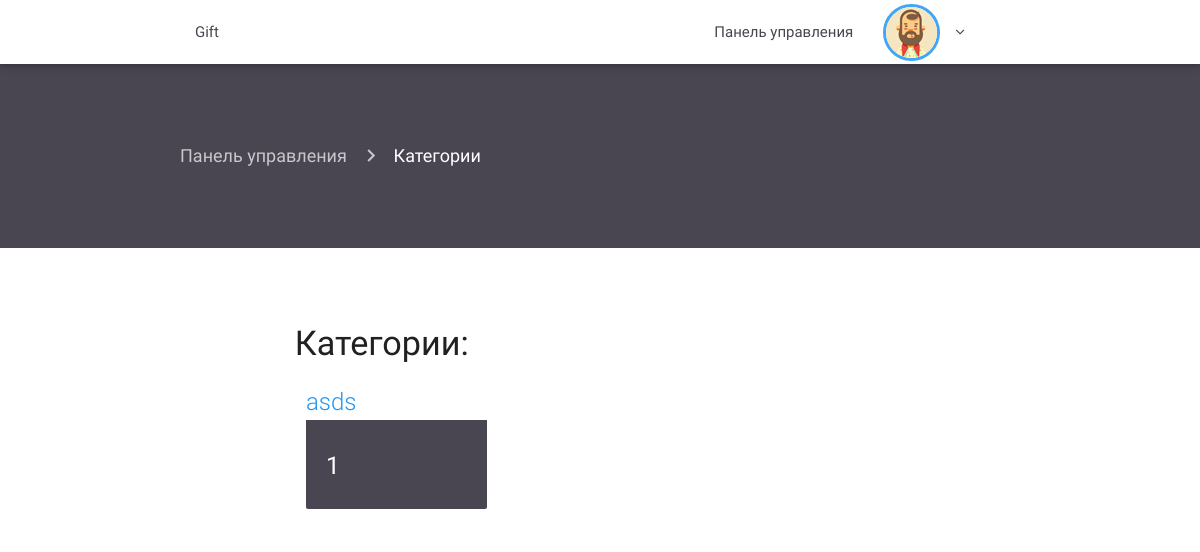
Page /admin/products.php (signed in) on the earlier database version.
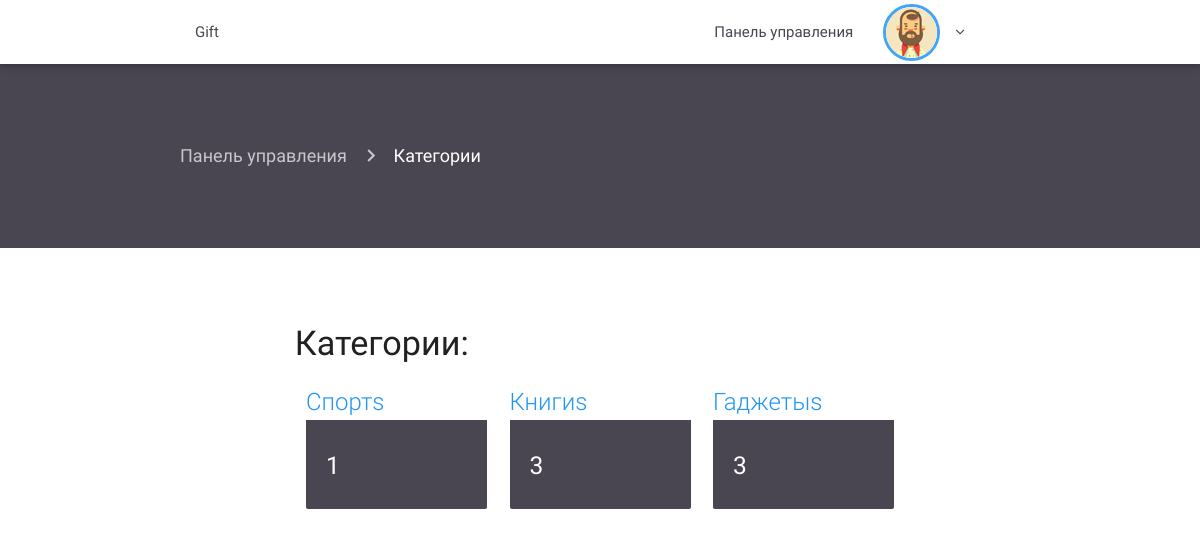
Same page on the later database version.
### tables this page shows
CREATE TABLE `category` (
  `id` int(11) NOT NULL,
  `name` varchar(1000) NOT NULL
);

### admin/products.php (the view, shortened to what this page needs)
<?php
 require 'includes/header.php';
 require 'includes/navconnected.php'; ?>
 <div class="container-fluid product-page">
   <div class="container current-page">
      <nav>
        <div class="nav-wrapper">
          <div class="col s12">
            <a href="index.php" class="breadcrumb">Панель управления</a>
            <a href="products.php" class="breadcrumb">Категории</a>
          </div>
        </div>
      </nav>
    </div>
   </div>
   <div class="container stock">
     <div class="container">
       <div class="row">
        <h4>Категории:</h4>
           <?php
           include '../db.php';
            $querystock = "SELECT
            product.id_category as 'name',
            count(product.id_category) as 'total',
            category.id as 'id_cat',
            category.name as 'name'
            FROM product, category
            WHERE product.id_category = category.id
            GROUP BY category.id";
            $resultstock = $connection->query($querystock);
            if ($resultstock->num_rows > 0) {
              while($rowstock = $resultstock->fetch_assoc()) {
               $id_cat = $rowstock['id_cat'];
               $name = $rowstock['name'];
               $total = $rowstock['total'];
           ?>
           <div class="col s12 m4">
             <div class="card hoverable animated slideInUp wow">
                 <a href="productstock.php?id=<?= $id_cat; ?>&category=<?= $name; ?>">
                 <span class="card-title blue-text"><?= $name; ?>s</span>
                 <div class="card-content">
                 <h5 class="white-text"><?= $total; ?></h5>
               </div>
                 </a>
             </div>
           </div>
         <?php }} ?>
       </div>
     </div>
   </div>
 <?php require 'includes/footer.php'; ?>

Differences in the rows shown:
added category: name "Спорт", total "1"
changed category: name "asd" → "Книги"; total "1" → "3"
added category: name "Гаджеты", total "3"
